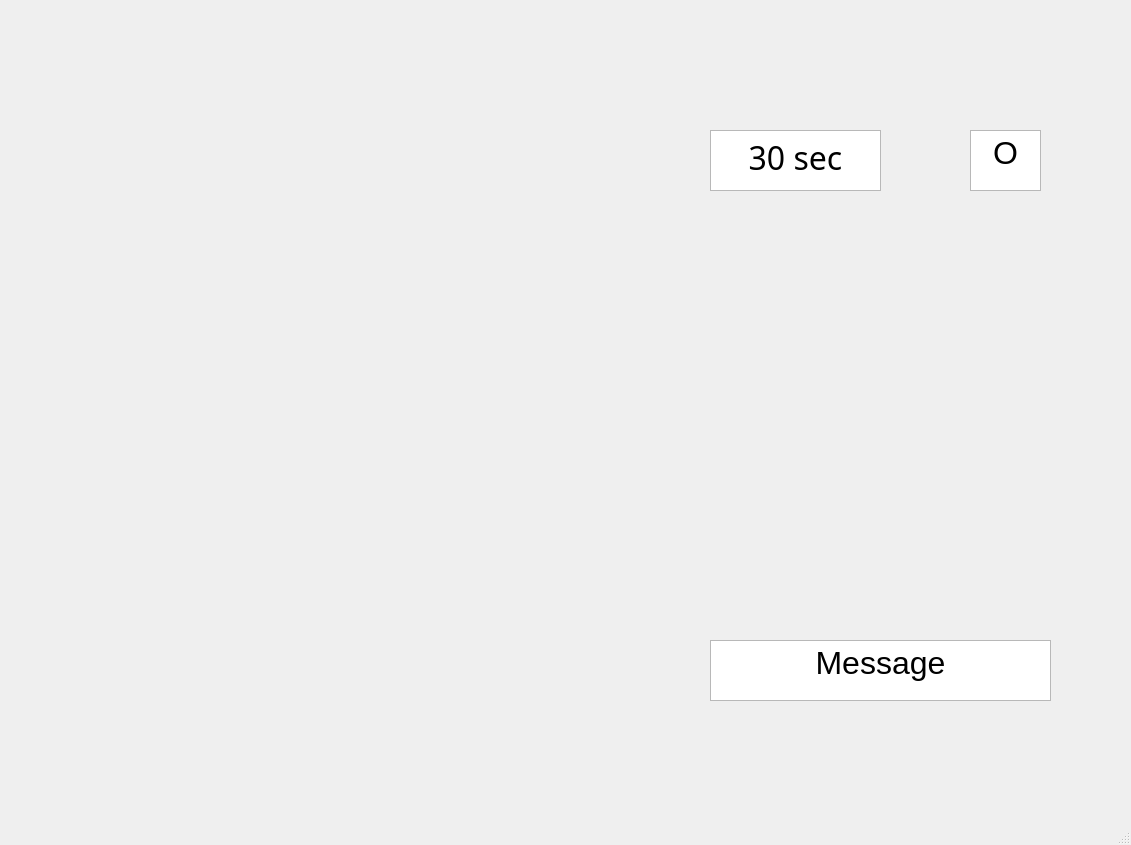
<?xml version="1.0" encoding="UTF-8"?>
<ui version="4.0">
 <class>MainWindow</class>
 <widget class="QMainWindow" name="MainWindow">
  <property name="geometry">
   <rect>
    <x>0</x>
    <y>0</y>
    <width>1131</width>
    <height>845</height>
   </rect>
  </property>
  <property name="windowTitle">
   <string>MainWindow</string>
  </property>
  <widget class="QWidget" name="centralwidget">
   <widget class="QTextEdit" name="textEdit">
    <property name="geometry">
     <rect>
      <x>710</x>
      <y>130</y>
      <width>171</width>
      <height>61</height>
     </rect>
    </property>
    <property name="font">
     <font>
      <family>Agency FB</family>
      <pointsize>24</pointsize>
     </font>
    </property>
    <property name="html">
     <string>&lt;!DOCTYPE HTML PUBLIC &quot;-//W3C//DTD HTML 4.0//EN&quot; &quot;http://www.w3.org/TR/REC-html40/strict.dtd&quot;&gt;
&lt;html&gt;&lt;head&gt;&lt;meta name=&quot;qrichtext&quot; content=&quot;1&quot; /&gt;&lt;style type=&quot;text/css&quot;&gt;
p, li { white-space: pre-wrap; }
&lt;/style&gt;&lt;/head&gt;&lt;body style=&quot; font-family:'Agency FB'; font-size:24pt; font-weight:400; font-style:normal;&quot;&gt;
&lt;p align=&quot;center&quot; style=&quot; margin-top:0px; margin-bottom:0px; margin-left:0px; margin-right:0px; -qt-block-indent:0; text-indent:0px;&quot;&gt;&lt;span style=&quot; font-family:'PMingLiU';&quot;&gt;30 sec&lt;/span&gt;&lt;/p&gt;&lt;/body&gt;&lt;/html&gt;</string>
    </property>
   </widget>
   <widget class="QLabel" name="label">
    <property name="geometry">
     <rect>
      <x>100</x>
      <y>50</y>
      <width>531</width>
      <height>661</height>
     </rect>
    </property>
    <property name="text">
     <string/>
    </property>
    <property name="pixmap">
     <pixmap>../../../Users/USER/Desktop/eye_test.png</pixmap>
    </property>
   </widget>
   <widget class="QLabel" name="label_2">
    <property name="geometry">
     <rect>
      <x>460</x>
      <y>220</y>
      <width>661</width>
      <height>361</height>
     </rect>
    </property>
    <property name="text">
     <string/>
    </property>
    <property name="pixmap">
     <pixmap>../../../Users/USER/Downloads/AnyConv.com__視訊圖.jpg</pixmap>
    </property>
   </widget>
   <widget class="QTextEdit" name="textEdit_2">
    <property name="geometry">
     <rect>
      <x>970</x>
      <y>130</y>
      <width>71</width>
      <height>61</height>
     </rect>
    </property>
    <property name="html">
     <string>&lt;!DOCTYPE HTML PUBLIC &quot;-//W3C//DTD HTML 4.0//EN&quot; &quot;http://www.w3.org/TR/REC-html40/strict.dtd&quot;&gt;
&lt;html&gt;&lt;head&gt;&lt;meta name=&quot;qrichtext&quot; content=&quot;1&quot; /&gt;&lt;style type=&quot;text/css&quot;&gt;
p, li { white-space: pre-wrap; }
&lt;/style&gt;&lt;/head&gt;&lt;body style=&quot; font-family:'PMingLiU'; font-size:9pt; font-weight:400; font-style:normal;&quot;&gt;
&lt;p align=&quot;center&quot; style=&quot; margin-top:0px; margin-bottom:0px; margin-left:0px; margin-right:0px; -qt-block-indent:0; text-indent:0px;&quot;&gt;&lt;span style=&quot; font-size:24pt;&quot;&gt;O&lt;/span&gt;&lt;/p&gt;&lt;/body&gt;&lt;/html&gt;</string>
    </property>
   </widget>
   <widget class="QTextEdit" name="textEdit_3">
    <property name="geometry">
     <rect>
      <x>710</x>
      <y>640</y>
      <width>341</width>
      <height>61</height>
     </rect>
    </property>
    <property name="html">
     <string>&lt;!DOCTYPE HTML PUBLIC &quot;-//W3C//DTD HTML 4.0//EN&quot; &quot;http://www.w3.org/TR/REC-html40/strict.dtd&quot;&gt;
&lt;html&gt;&lt;head&gt;&lt;meta name=&quot;qrichtext&quot; content=&quot;1&quot; /&gt;&lt;style type=&quot;text/css&quot;&gt;
p, li { white-space: pre-wrap; }
&lt;/style&gt;&lt;/head&gt;&lt;body style=&quot; font-family:'PMingLiU'; font-size:9pt; font-weight:400; font-style:normal;&quot;&gt;
&lt;p align=&quot;center&quot; style=&quot; margin-top:0px; margin-bottom:0px; margin-left:0px; margin-right:0px; -qt-block-indent:0; text-indent:0px;&quot;&gt;&lt;span style=&quot; font-size:24pt;&quot;&gt;Message&lt;/span&gt;&lt;/p&gt;&lt;/body&gt;&lt;/html&gt;</string>
    </property>
   </widget>
   <zorder>label_2</zorder>
   <zorder>textEdit</zorder>
   <zorder>label</zorder>
   <zorder>textEdit_2</zorder>
   <zorder>textEdit_3</zorder>
  </widget>
  <widget class="QMenuBar" name="menubar">
   <property name="geometry">
    <rect>
     <x>0</x>
     <y>0</y>
     <width>1131</width>
     <height>25</height>
    </rect>
   </property>
  </widget>
  <widget class="QStatusBar" name="statusbar"/>
 </widget>
 <resources/>
 <connections/>
</ui>
